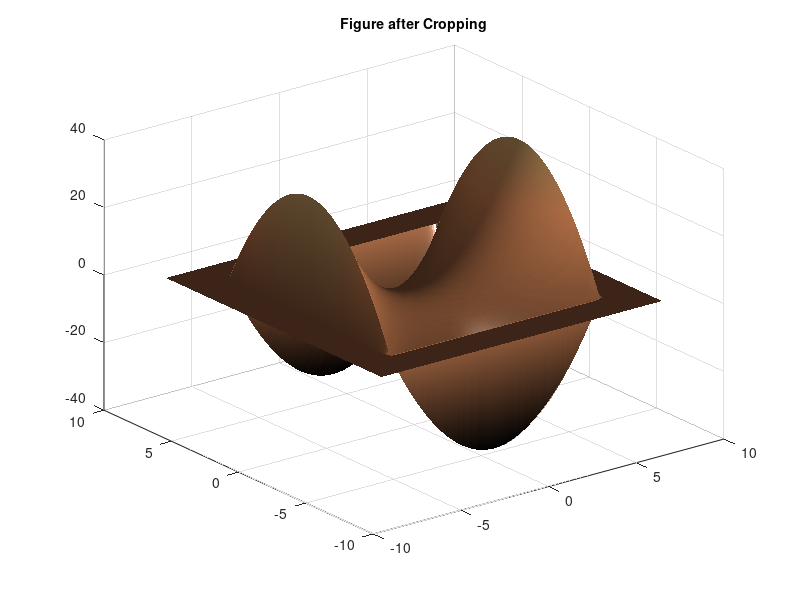

MATLAB code to generate this figure: (Note: this script raises an error after producing the figure.)
% 20130506 XY511 21:25
% AbrahamX @ NWPU
% This is a modification of Exp_05_03_07
clf;
x = [-8: 0.1: 8];
y = x;
[X, Y] = meshgrid(x, y);
ZZ = X.^2 - Y.^2;

ii = find(abs(X)>6 | abs(Y)>6);  % In some situations, find could be omitted
ZZ(ii) = zeros(size(ii));  % Set as 0. Why, see the figure
% Plot
surf(X, Y, ZZ)
title('\fontsize{14}Figure after Cropping')
shading interp 
colormap(copper)
light('Position', [0, -15, 1])
lighting phong
material([0.8, 0.8, 0.5, 10, 0.5])
